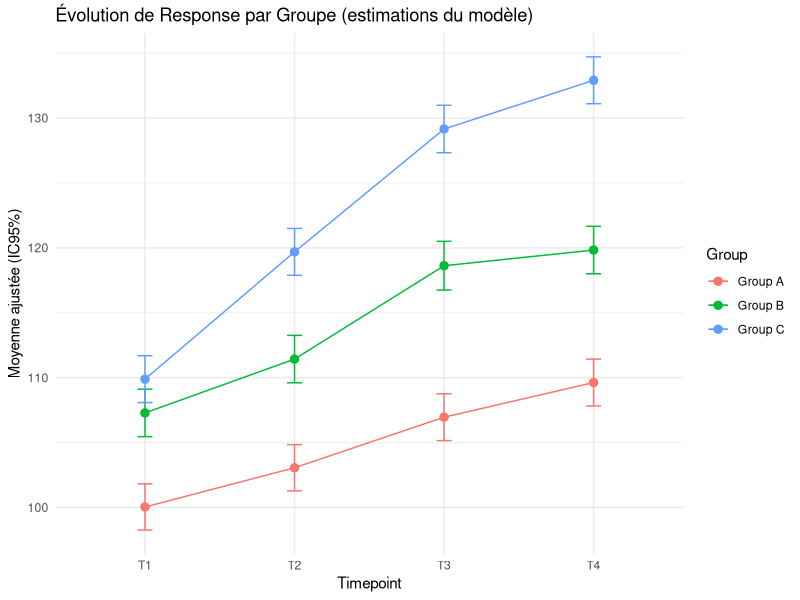
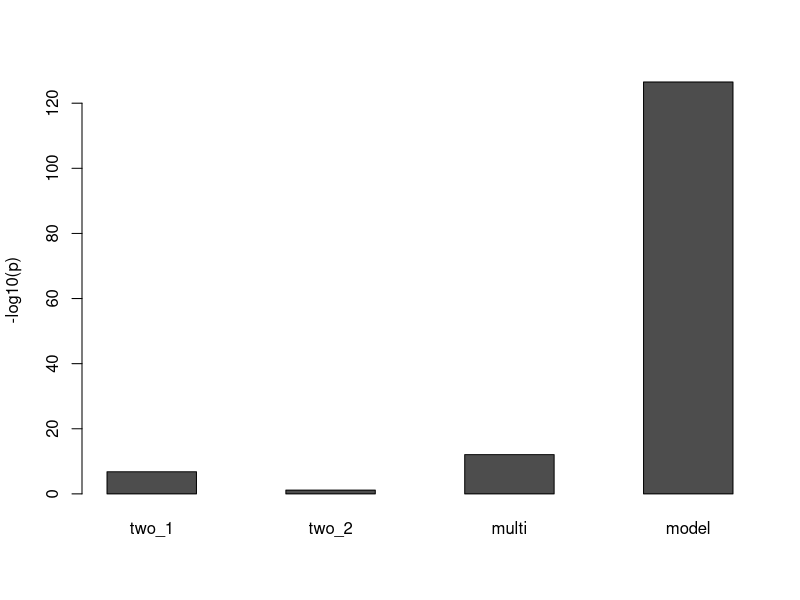
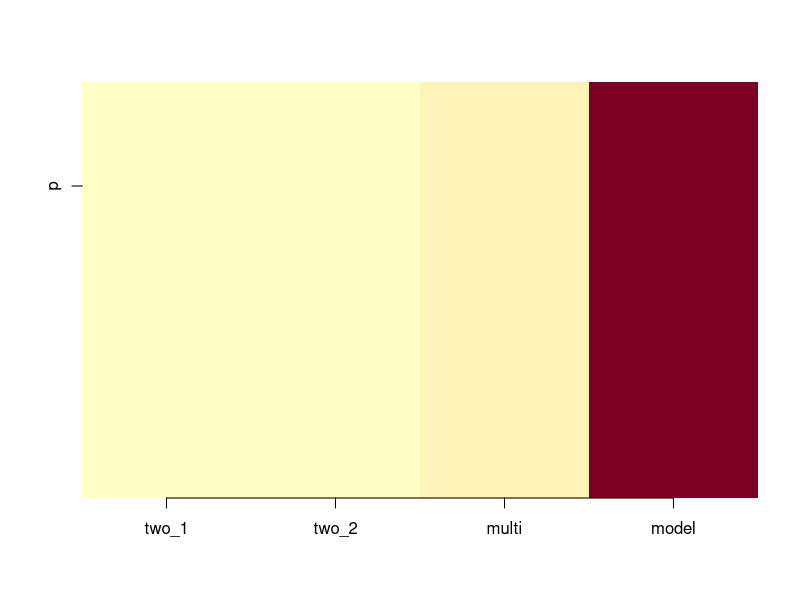
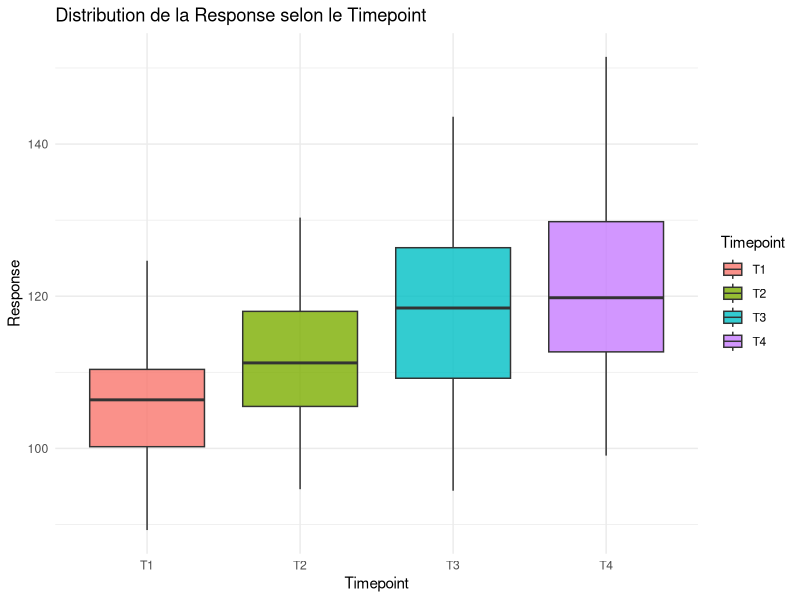
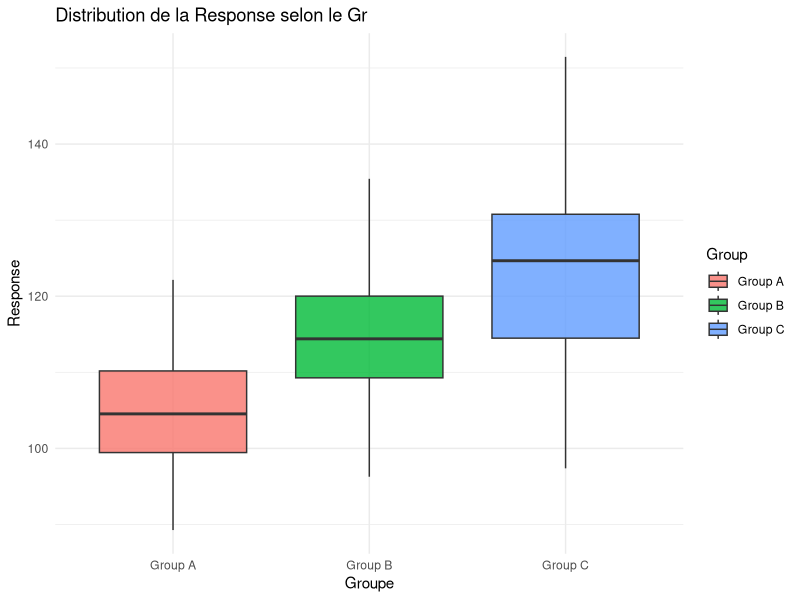
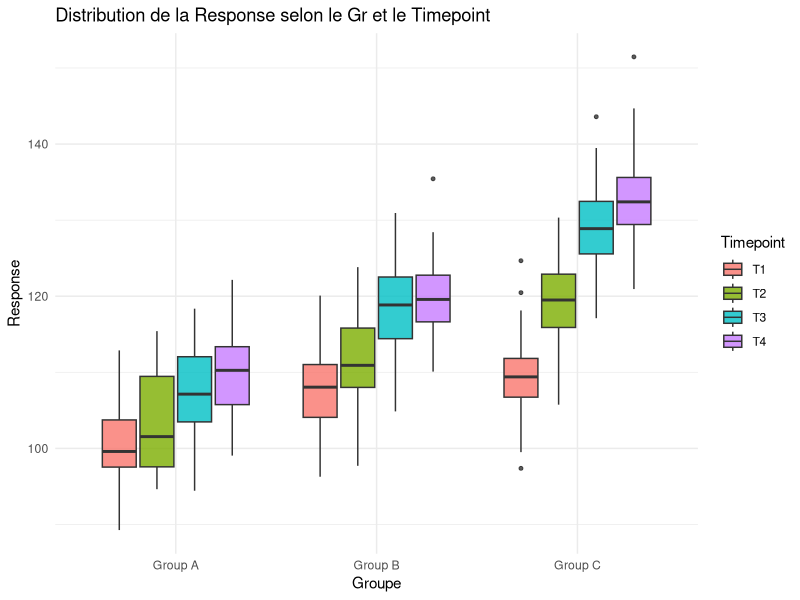
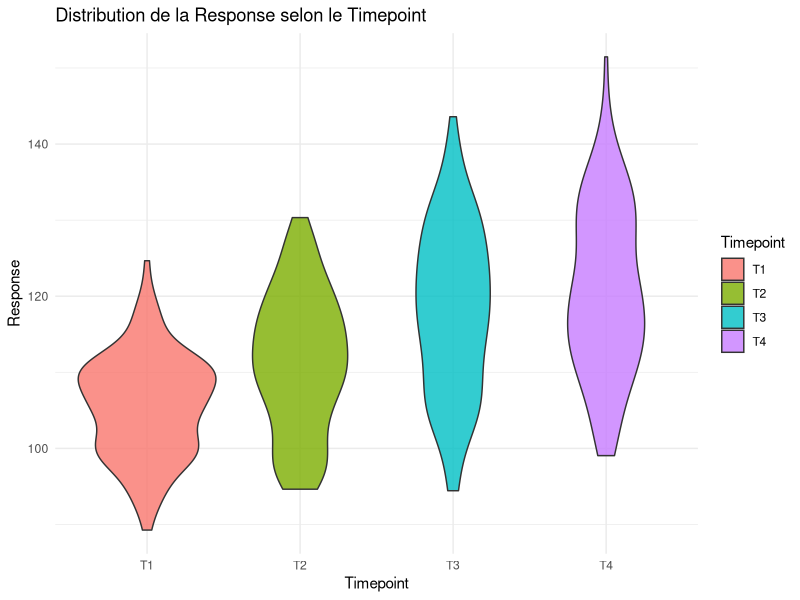
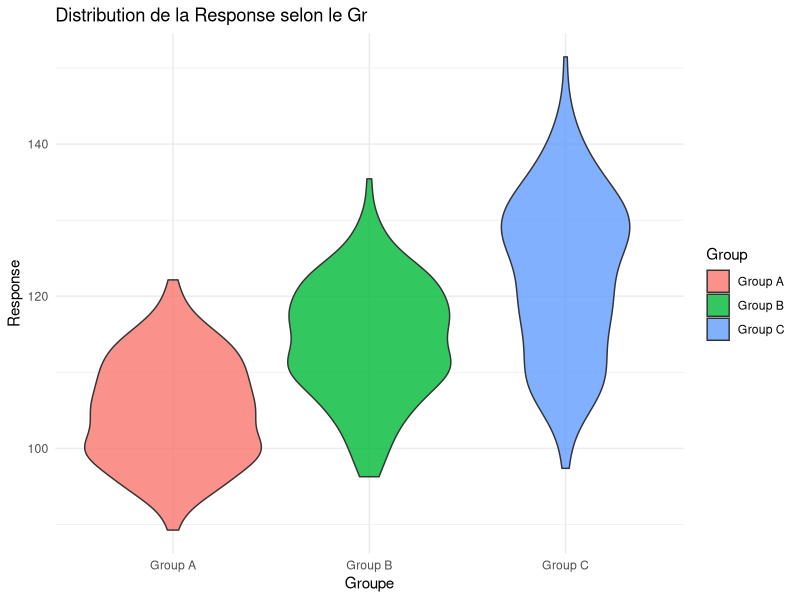

R code for these plots, in order:
library(ggplot2)
library(readxl)
library (car)
library(emmeans)
library(dplyr)

Data <- read_excel("Biostatistics 5A 1st Case Study dataset.xlsx",sheet = "Data")
Summary <- read_excel("Biostatistics 5A 1st Case Study dataset.xlsx",sheet = "Summary")
Info <- read_excel("Biostatistics 5A 1st Case Study dataset.xlsx",sheet = "Info")
Codebook <- read_excel("Biostatistics 5A 1st Case Study dataset.xlsx",sheet = "Codebook")

#---------------------------------------------------------------------------------------
# this code was build with the help of the entire group using a github repository and 
# github desktop.
# The git repository is available at : https://github.com/paullebric/Biostat---Case-study-1
#---------------------------------------------------------------------------------------




#=======================================================================================

#I)DATA IMPORTATION
#=======================================================================================
All_Data <- list(
  Data = Data,
  Summary = Summary,
  Info = Info,
  Codebook = Codebook
)
#=======================================================================================
#II) DATA EXPLORATION
#=======================================================================================
lapply(All_Data,head)
lapply(All_Data,dim)
lapply(All_Data, function(x){str(x); head(x)})
lapply(All_Data,str)
n_all <- nrow(Data)
n_na <- sum(is.na(Data$Response))
tab <- with(Data, table(Group, Timepoint))
desc1 <- tapply(Data$Response, Data$Group, function(x) c(n=length(x),
                                                  mean=mean(x,na.rm=TRUE), sd=sd(x,na.rm=TRUE)))
desc2 <- tapply(Data$Response, list(Data$Timepoint, Data$Group), function(x) c(n=length(x),
                                                         mean=mean(x,na.rm=TRUE), sd=sd(x,na.rm=TRUE)))
n_all; n_na; tab; desc1; desc2
#=======================================================================================
#III) ASSUMPTION CHECK / CTL
#=======================================================================================
spec0 <- aov(Response ~ Group * Timepoint, data = Data)
check_1 <- shapiro.test(residuals(spec0))
check_2 <- leveneTest(Response ~ interaction(Group, Timepoint), data = Data)

spec0; check_1; check_2

#=======================================================================================
#IV) TWO-LEVEL COMPARISONS (at least two)
#=======================================================================================
test_1 <- t.test(Response ~ Timepoint, data = subset(Data, Timepoint %in% c("T1", "T2")))                                                     
test_2 <- t.test(Response ~ Timepoint, data = subset(Data, Timepoint %in% c("T3", "T4"))) 
test_1; test_2
#here it's useless but hey we have to do it we compare T1 and T2 then T3 and T4
#=======================================================================================
#V)MULTI-LEVEL COMPARISONS
#=======================================================================================

test_multi <- aov(Response ~ Group * Timepoint, data = Data)
test_multi
summary(test_multi)

# we see that there is a highly significant effect of the group on the response, but
# also of the timepoint on the response, and also of the timepoint*group interaction on the response.
#=======================================================================================
#VI)REGRESSION MODEL
#=======================================================================================
model <- lm(Response ~ Group * Timepoint, data = Data)
model_out <- summary(model)
model; model_out


# Here we look at the difference between the timepoint groups and the timepoint groups compared to
# group A Timepoint 1.
# In summary, we see that groups B and C have a coefficient of +7 and +9 compared to group A T1
#=======================================================================================
#VII) POST-HOC ANALYSIS
#=======================================================================================
posthoc <- TukeyHSD(test_multi)
posthoc
#Graph summarizing the results of the turkeyHSD not requested
emm_all <- as.data.frame(emmeans(model, ~ Group * Timepoint))
ggplot(emm_all, aes(Timepoint, emmean, color = Group, group = Group)) +
  geom_line() + geom_point(size = 2.5) +
  geom_errorbar(aes(ymin = lower.CL, ymax = upper.CL), width = .1) +
  labs(y = "Moyenne ajustée (IC95%)",
       title = "Évolution de Response par Groupe (estimations du modèle)") +
  theme_minimal()

#Here we start to get to the heart of the matter, comparing each of the gr
#timepoints two by two. This gives us some interesting information.

#=======================================================================================
#VIII) P-value matrix and comparison visual
#=======================================================================================
f <- model_out$fstatistic
p_1 <- test_1$p.value
  p_2 <- test_2$p.value
  p_multi <- summary(test_multi)[[1]]["Group:Timepoint", "Pr(>F)"]
  p_model <- pf(f[1], f[2], f[3], lower.tail = FALSE)
  p_mat <- matrix(c(p_1, p_2, p_multi, p_model), nrow=1)
colnames(p_mat) <- c("two_1","two_2","multi","model")
rownames(p_mat) <- "p"
p_mat
barplot(-log10(p_mat), beside=TRUE, ylab="-log10(p)")

# Here on this graph we see the different p-values (-log10). The higher the bar, the more significant
# It is, so we see that the more advanced the test, the more significant it is.

image(t(-log10(p_mat)), axes=FALSE)
axis(1, at=seq(0,1,length.out=ncol(p_mat)), labels=colnames(p_mat))
axis(2, at=0.5, labels=rownames(p_mat))


#=======================================================================================
#VIII) BOXPLOTS
#=======================================================================================


ggplot(Data, aes(x = Timepoint, y = Response, fill = Timepoint)) +
  geom_boxplot(alpha = 0.8) +
  theme_minimal() +
  labs(
    title = "Distribution de la Response selon le Timepoint",
    x = "Timepoint",
    y = "Response"
  ) +
  theme_minimal()

ggplot(Data, aes(x = Group, y = Response, fill = Group)) +
  geom_boxplot(alpha = 0.8) +
  theme_minimal() +
  labs(
    title = "Distribution de la Response selon le Gr",
    x = "Groupe",
    y = "Response"
  ) +
  theme_minimal()

ggplot(Data, aes(x = Group, y = Response, fill = Timepoint)) +
  geom_boxplot(alpha = 0.8, outlier.size = 1) +
  theme_minimal() +
  labs(
    title = "Distribution de la Response selon le Gr et le Timepoint",
    x = "Groupe",
    y = "Response"
  ) +
  theme_minimal()
#Les points gris sont les valeurs aberrantes (outlier)


#=======================================================================================
#IX) VIOLON PLOT
#=======================================================================================

ggplot(Data, aes(x = Timepoint, y = Response, fill = Timepoint)) +
  geom_violin(alpha = 0.8) +
  theme_minimal() +
  labs(
    title = "Distribution de la Response selon le Timepoint",
    x = "Timepoint",
    y = "Response"
  ) +
  theme_minimal()

ggplot(Data, aes(x = Group, y = Response, fill = Group)) +
  geom_violin(alpha = 0.8) +
  theme_minimal() +
  labs(
    title = "Distribution de la Response selon le Gr",
    x = "Groupe",
    y = "Response"
  ) +
  theme_minimal()

ggplot(Data, aes(x = Group, y = Response, fill = Timepoint)) +
  geom_violin(alpha = 0.8,position = position_dodge(width = 0.8)) +
  stat_summary(aes(group = Timepoint), FUN = mean, color = "black",geom = "point", size = 2 ,position = position_dodge(width = 0.8))+
  theme_minimal() +
  labs(
    title = "Distribution de la Response selon le Gr et le Timepoint",
    x = "Groupe",
    y = "Response"
  ) +
  theme_minimal()


#=======================================================================================
#X) MEAN + CI
#=======================================================================================


summary_data <- Data %>%
  group_by(Group, Timepoint) %>%
  summarise(mean = mean(Response, na.rm = TRUE),
            se = sd(Response, na.rm = TRUE) / sqrt(sum(!is.na(Response))),
            .groups = "drop") %>%
  mutate(lo = mean - 1.96*se,
         hi = mean + 1.96*se)

ggplot(summary_data, aes(x = Timepoint, y = mean, color = Group, group = Group)) +
  geom_point(size = 3) +
  geom_line() +
  geom_errorbar(aes(ymin = lo, ymax = hi), width = 0.1) +
  labs(y = "Mean ± 95% CI", title = "Moyennes et intervalles de confiance") +
  theme_minimal()

#=======================================================================================
#XI) MODEL VIEW
#=======================================================================================
Data_clean <- na.omit(Data)
model_view <- data.frame(
  Observed = Data_clean$Response,
  Predicted = fitted(model)
)
#Missing data needs to be cleaned before doing this graph because for each predicted 
#response we need an observed response

ggplot(model_view, aes(x = Observed, y = Predicted)) +
  geom_point(color = "steelblue", alpha = 0.6, size = 2) +  # nuage de points
  geom_abline(intercept = 0, slope = 1,                     # diagonale y = x
              color = "red", linetype = "dashed", alpha = 0.6, linewidth = 1.2) +
  labs(
    title = "Valeurs observées vs prédictions du modèle",
    x = "Valeurs observées (Response)",
    y = "Valeurs prédites (fitted)"
  )+
  theme_minimal()

#Here we look at how the model predict the responses compared to the responses.
# In red there is the diagonal and as we can see the predicted and observed 
# responses follow this diagonal wich means that the model is working

#=======================================================================================
#XII) CONCLUSION
#=======================================================================================
# We used three approaches:
#   
# T-tests to compare two groups or timepoints,
# 
# ANOVA to test overall effects and interactions,
# 
# Linear regression to measure how each Group and Timepoint affects the Response.
# 
# All methods showed the same result:
#   ==> Response increases with time and differs between groups, with a clear interaction effect.
# 
# The Central Limit Theorem (CLT) supported using parametric tests because our sample size was large and data were roughly normal with equal variances.
# So, the regression model gave consistent and reliable results with the simpler tests.
